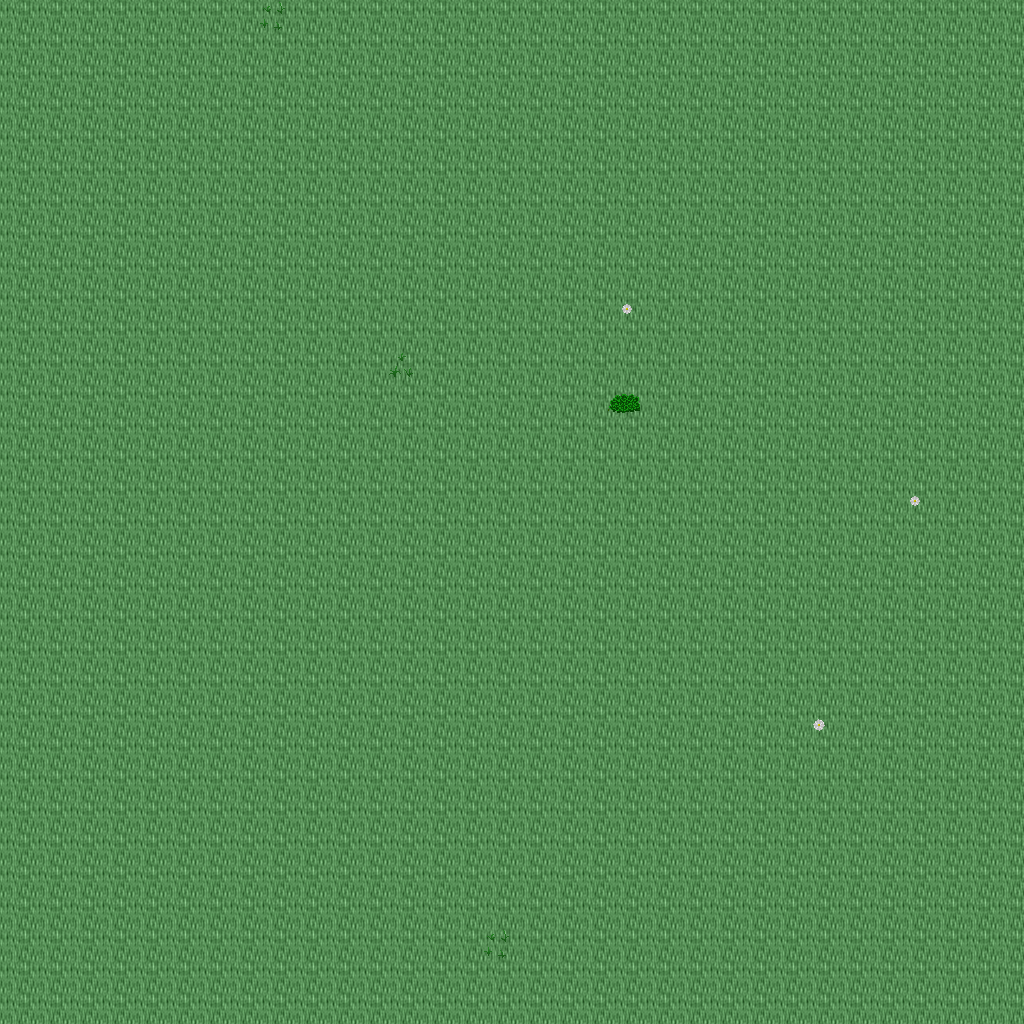

This game map was drawn from its Tiled (.tmx) file and the tilesets committed beside it. A one-line description and the trimmed map source follow:
An orthogonal 32x32 tile map with 32x32 px tiles, 5 tile layers (Ground, Objects, Objects2, Above, ...), 1 hidden layer not drawn, 23 tilesets.

<map version="1.10" tiledversion="1.11.0" orientation="orthogonal" renderorder="right-down" width="32" height="32" tilewidth="32" tileheight="32" infinite="0" nextlayerid="11" nextobjectid="1">
 <tileset firstgid="1" name="ground_ground" tilewidth="32" tileheight="32" tilecount="33" columns="3">
  <image source="../drawable/ground_ground.png" width="96" height="352" />
 </tileset>
 <tileset firstgid="34" name="ground_ridge_earth_dark" tilewidth="32" tileheight="32" tilecount="96" columns="12">
  <image source="../drawable/ground_ridge_earth_dark.png" width="384" height="256" />
 </tileset>
 <tileset firstgid="130" name="plant_flower_daisy_white" tilewidth="32" tileheight="32" tilecount="8" columns="2">
  <image source="../drawable/plant_flower_daisy_white.png" width="64" height="128" />
 </tileset>
 <tileset firstgid="138" name="plant_grasses" tilewidth="32" tileheight="32" tilecount="6" columns="3">
  <image source="../drawable/plant_grasses.png" width="96" height="64" />
 </tileset>
 <tileset firstgid="144" name="plant_tree_tree_fluffy" tilewidth="32" tileheight="32" tilecount="12" columns="4">
  <image source="../drawable/plant_tree_tree_fluffy.png" width="128" height="96" />
 </tileset>
 <tileset firstgid="156" name="plant_bush_bushes" tilewidth="32" tileheight="32" tilecount="10" columns="5">
  <image source="../drawable/plant_bush_bushes.png" width="160" height="64" />
 </tileset>
 <tileset firstgid="166" name="logic_portal" tilewidth="32" tileheight="32" tilecount="24" columns="8">
  <image source="../drawable/logic_portal.png" width="256" height="96" />
 </tileset>
 <tileset firstgid="190" name="logic_collision" tilewidth="32" tileheight="32" tilecount="1" columns="1">
  <image source="../drawable/logic_collision.png" width="32" height="32" />
 </tileset>
 <tileset firstgid="191" name="logic_creature_animal" tilewidth="32" tileheight="32" tilecount="32" columns="8">
  <image source="../drawable/logic_creature_animal.png" width="256" height="128" />
 </tileset>
 <tileset firstgid="223" name="ground_dry_grass" tilewidth="32" tileheight="32" tilecount="54" columns="9">
  <image source="../drawable/ground_dry_grass.png" width="288" height="192" />
 </tileset>
 <tileset firstgid="277" name="ground_earth_edges" tilewidth="32" tileheight="32" tilecount="18" columns="6">
  <image source="../drawable/ground_earth_edges.png" width="192" height="96" />
 </tileset>
 <tileset firstgid="295" name="ground_grass_corners" tilewidth="32" tileheight="32" tilecount="24" columns="6">
  <image source="../drawable/ground_grass_corners.png" width="192" height="128" />
 </tileset>
 <tileset firstgid="319" name="plant_tree_evergreen" tilewidth="32" tileheight="32" tilecount="36" columns="3">
  <image source="../drawable/plant_tree_evergreen.png" width="96" height="384" />
 </tileset>
 <tileset firstgid="355" name="plant_tree_tree_darkgreen" tilewidth="32" tileheight="32" tilecount="88" columns="8">
  <image source="../drawable/plant_tree_tree_darkgreen.png" width="256" height="352" />
 </tileset>
 <tileset firstgid="443" name="building_decoration_rocks" tilewidth="32" tileheight="32" tilecount="6" columns="3">
  <image source="../drawable/building_decoration_rocks.png" width="96" height="64" />
 </tileset>
 <tileset firstgid="449" name="plant_stump_stump_pale_brown" tilewidth="32" tileheight="32" tilecount="4" columns="2">
  <image source="../drawable/plant_stump_stump_pale_brown.png" width="64" height="64" />
 </tileset>
 <tileset firstgid="453" name="plant_stump_int_small_stump_2" tilewidth="32" tileheight="32" tilecount="1" columns="1">
  <image source="../drawable/plant_stump_int_small_stump_2.png" width="32" height="32" />
 </tileset>
 <tileset firstgid="454" name="ground_rock_pebbles" tilewidth="32" tileheight="32" tilecount="3" columns="1">
  <image source="../drawable/ground_rock_pebbles.png" width="32" height="96" />
 </tileset>
 <tileset firstgid="457" name="plant_bush_bush_mult_colored" tilewidth="32" tileheight="32" tilecount="6" columns="3">
  <image source="../drawable/plant_bush_bush_mult_colored.png" width="96" height="64" />
 </tileset>
 <tileset firstgid="463" name="plant_tree_umbrella_thorn" tilewidth="32" tileheight="32" tilecount="18" columns="6">
  <image source="../drawable/plant_tree_umbrella_thorn.png" width="192" height="96" />
 </tileset>
 <tileset firstgid="481" name="logic_item_fruits" tilewidth="32" tileheight="32" tilecount="16" columns="8">
  <image source="../drawable/logic_item_fruits.png" width="256" height="64" />
 </tileset>
 <tileset firstgid="497" name="building_house_3" tilewidth="32" tileheight="32" tilecount="48" columns="6">
  <image source="../drawable/building_house_3.png" width="192" height="256" />
 </tileset>
 <tileset firstgid="545" name="logic_creature_mutant" tilewidth="32" tileheight="32" tilecount="7" columns="7">
  <image source="../drawable/logic_creature_mutant.png" width="224" height="32" />
 </tileset>
 <layer id="1" name="Ground" width="32" height="32">
  <data>[1024 cells, 1024 non-empty, 1 distinct tile ids]</data>
 </layer>
 <layer id="2" name="Objects" width="32" height="32">
  <data>[1024 cells, 7 non-empty, 5 distinct tile ids]</data>
 </layer>
 <layer id="3" name="Objects2" width="32" height="32">
  <data>[1024 cells, 0 non-empty, 0 distinct tile ids]</data>
 </layer>
 <layer id="4" name="Above" width="32" height="32">
  <data>[1024 cells, 0 non-empty, 0 distinct tile ids]</data>
 </layer>
 <layer id="5" name="Above2" width="32" height="32">
  <data>[1024 cells, 0 non-empty, 0 distinct tile ids]</data>
 </layer>
 <layer id="6" name="Walkable" width="32" height="32" visible="0">
  <data>[1024 cells, 0 non-empty, 0 distinct tile ids]</data>
 </layer>
 <objectgroup id="7" name="Mapevents" />
 <objectgroup id="8" name="Spawn" />
 <objectgroup id="9" name="Keys" />
 <objectgroup id="10" name="Replace" />
</map>
